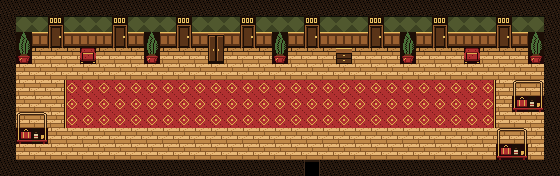

This is a level from a 2D game, rendered from its Tiled map with the project's own tilesets. A one-line summary and the complete map file follow:
An orthogonal 35x11 tile map with 16x16 px tiles, 1 tile layer (tiles) and 11 objects (8x exit, entry, closet, drawer).

<map version="1.10" tiledversion="1.12.2" orientation="orthogonal" renderorder="right-down" width="35" height="11" tilewidth="16" tileheight="16" infinite="0" nextlayerid="3" nextobjectid="30">
 <properties>
  <property name="allow_lock" type="bool" value="true" />
  <property name="kind" value="normal" />
 </properties>
 <tileset firstgid="1" source="../tilesets/hotel.tsx" />
 <layer id="1" name="tiles" width="35" height="11">
  <data encoding="csv">
7,7,7,7,7,7,7,7,7,7,7,7,7,7,7,7,7,7,7,7,7,7,7,7,7,7,7,7,7,7,7,7,7,7,7,
7,8,8,10,8,8,8,10,8,8,8,10,8,8,8,10,8,8,8,10,8,8,8,10,8,8,8,10,8,8,8,10,8,8,7,
7,43,9,11,9,9,9,11,9,43,9,11,9,12,9,11,9,43,9,11,9,9,9,11,9,43,9,11,9,9,9,11,9,43,7,
7,44,3,3,3,42,3,3,3,44,3,3,3,13,3,3,3,44,3,3,3,14,3,3,3,44,3,3,3,42,3,3,3,44,7,
7,2,2,2,2,2,2,2,2,2,2,2,2,2,2,2,2,2,2,2,2,2,2,2,2,2,2,2,2,2,2,2,2,2,7,
7,2,2,2,4,5,5,5,5,5,5,5,5,5,5,5,5,5,5,5,5,5,5,5,5,5,5,5,5,5,6,2,45,46,7,
7,2,2,2,4,5,5,5,5,5,5,5,5,5,5,5,5,5,5,5,5,5,5,5,5,5,5,5,5,5,6,2,47,48,7,
7,45,46,2,4,5,5,5,5,5,5,5,5,5,5,5,5,5,5,5,5,5,5,5,5,5,5,5,5,5,6,2,2,2,7,
7,47,48,2,2,2,2,2,2,2,2,2,2,2,2,2,2,2,2,2,2,2,2,2,2,2,2,2,2,2,2,45,46,2,7,
7,2,2,2,2,2,2,2,2,2,2,2,2,2,2,2,2,2,2,2,2,2,2,2,2,2,2,2,2,2,2,47,48,2,7,
7,7,7,7,7,7,7,7,7,7,7,7,7,7,7,7,7,7,7,25,7,7,7,7,7,7,7,7,7,7,7,7,7,7,7
</data>
 </layer>
 <objectgroup id="2" name="objects">
  <object id="19" name="entry" x="304" y="160" width="16" height="16">
   <properties>
    <property name="wall" value="bottom" />
   </properties>
  </object>
  <object id="20" name="exit" x="496" y="16" width="16" height="32">
   <properties>
    <property name="wall" value="top" />
   </properties>
  </object>
  <object id="21" name="exit" x="432" y="16" width="16" height="32">
   <properties>
    <property name="wall" value="top" />
   </properties>
  </object>
  <object id="22" name="exit" x="368" y="16" width="16" height="32">
   <properties>
    <property name="wall" value="top" />
   </properties>
  </object>
  <object id="23" name="exit" x="304" y="16" width="16" height="32">
   <properties>
    <property name="wall" value="top" />
   </properties>
  </object>
  <object id="24" name="exit" x="240" y="16" width="16" height="32">
   <properties>
    <property name="wall" value="top" />
   </properties>
  </object>
  <object id="25" name="exit" x="176" y="16" width="16" height="32">
   <properties>
    <property name="wall" value="top" />
   </properties>
  </object>
  <object id="26" name="exit" x="112" y="16" width="16" height="32">
   <properties>
    <property name="wall" value="top" />
   </properties>
  </object>
  <object id="27" name="exit" x="48" y="16" width="16" height="32">
   <properties>
    <property name="wall" value="top" />
   </properties>
  </object>
  <object id="28" name="closet" x="208" y="32" width="16" height="32" />
  <object id="29" name="drawer" x="336" y="48" width="16" height="16" />
 </objectgroup>
</map>
